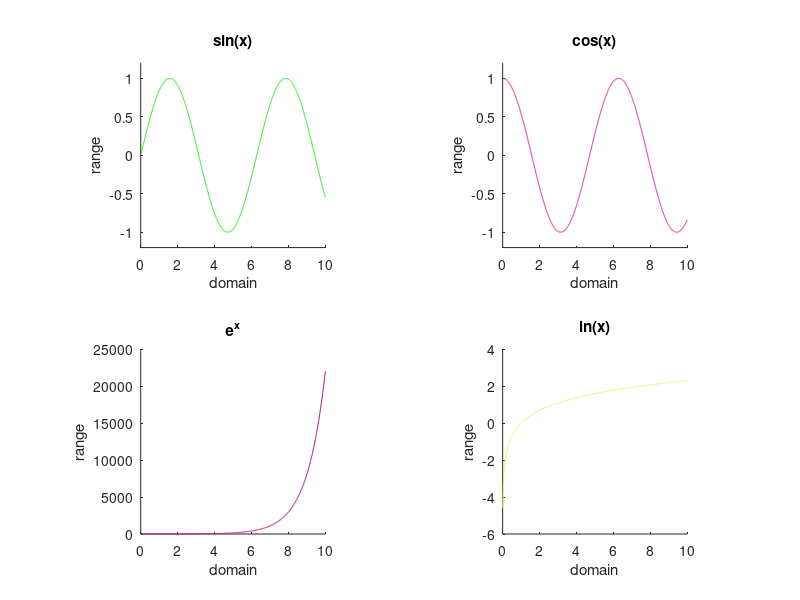
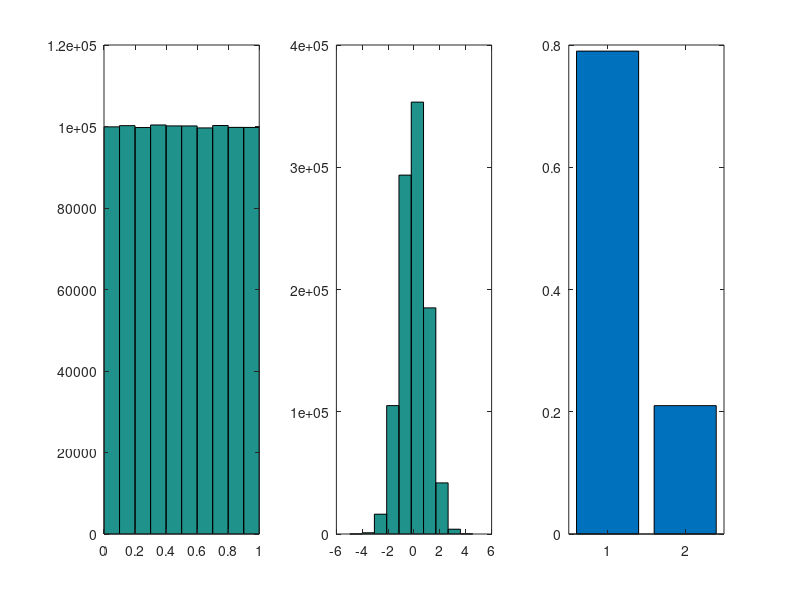

Here is the MATLAB script that generated these plots, in order:
%% -------------------------Lab 2: Plotting and Handling Random-ness-------------------------
% Scientific Computing for the Behavioral Sciences - Spring 2018
% Prof. Pascal Wallisch
% TA: Deshawn Sambrano

%% -------------------------------------Functions/Operations of the Week----------------------------------
% plot, hist, histogram, and bar
% rand functions



%% Probleme 1
% Close, clear, and clean.

close all; clear all; clc

%% Probleme 2
% Create the domain for a function, x, as integer values from 0 to 10 with 1000 steps. "Soft code" it so that it
% can be easily changed in the future.

plotStart = 0; 
plotEnd = 10; 
steps = 1000; 
x = linspace(plotStart,plotEnd,steps);

    
%% Probleme 3
% In 4 subplots, plot sin, cos, the exponential function and the natural
% log. Also,
% (a) Plot each with a different color.
% (b) Give each a title and label the axes: domain and range.
% (c) For sin and cos, set ylim to -+ .2 of  the min and max of the
% function's range.
% (d) Add the commands: axis square, box off (for each subplot).

ySin = sin(x);
yCos = cos(x);
yExp = exp(x);
yLn = log(x); 

figure('units','normalized','outerposition',[0 0 1 1],'Color',[1 1 1]) % This makes it full screen and white background.
subplot(2,2,1);  % tell it which subplot you want to work on. 
h1 = plot(x,ySin);  
set(h1,'Color',[rand(1,3)]) % This sets the color to. Specifcally it picks 3 numbers at random between 0 and 1 to set the color. Try running rand(1,3) to see
ylim([min(ySin) - .2,max(ySin) + .2]) % Ensures the plot does not go all the way up to the edge of the graph. 
title('sin(x)'); 
xlabel('domain'); 
ylabel('range'); 
axis square; 
box off;

subplot(2,2,2); 
h2 = plot(x,yCos); 
set(h2,'Color',[rand(1,3)])
ylim([min(yCos)-.2 max(yCos)+.2])
title('cos(x)'); 
xlabel('domain'); 
ylabel('range'); 
axis square; 
box off


subplot(2,2,3);
h3 = plot(x,yExp); 
set(h3,'Color',[rand(1,3)])
title('e^x'); 
xlabel('domain'); 
ylabel('range'); 
axis square; 
box off


subplot(2,2,4); 
h4 = plot(x,yLn); 
set(h4,'Color',[rand(1,3)])
title('ln(x)'); 
xlabel('domain'); 
ylabel('range'); 
axis square; 
box off



%% Probleme 4
% Exploring randomness: rand([r c]),  randn([r c]), randi(5,[sampleSize 1]),
% randperm(N) , randsample([0 1],N,true,[.8 .2]).

% (a) Assign 10^6 to a variable sampleSize:

sampleSize = 10^6;

% (b) Using rand, create a random column vector with r=sampleSize rows (suppress
% output with ;). Plot these values in a histogram. Based on this, what
% numbers would you say the rand function samples from and with what
% distribution?

p = rand([sampleSize 1]);
figure % Let's create a new figure if not it will keep overridding your previous subplot
subplot(1,3,1)
hist(p)

% (c) Replicate question (b) with the function randn([r c]). Answer the same question.

p2 = randn([sampleSize 1]);
subplot(1,3,2)
hist(p2)


% (d) Change sampleSize = 5*10^3. Using randi, create a vector of length sample size from number upto
% n = 5. Output all the number 2's generated into a variable called twos.
% Find the size of twos and divide that number by 5*10^3.

sampleSize = 5*10^3;
p = randi(5,[sampleSize 1])
length(find(p==2))/(5*10^3)

% (e) Figure out what the function randperm(N) does by trying various values of
% N:

% ANSWER: It randomly shuffles the order of numbers 1:N. help randperm for
% more argument options.

% (f) Using randsample, create a vector with N=100 numbers full of 0's (with p=.8
% of occuring) and 1's (with p=.2 of occuring). Find the location of the
% zeros and ones using the find() function and find the frequencies using
% length(). Put these frequencies/100 into one vector called freqs and plot a
% bar().

N = 100;
p = randsample([0 1],N,true,[.8 .2]); % For those who are ambitious, who can think of a way to do this same thing using rand and find?
freqs = [length(find(p==0))/N length(find(p==1))/N]
subplot(1,3,3)
bar(freqs)







